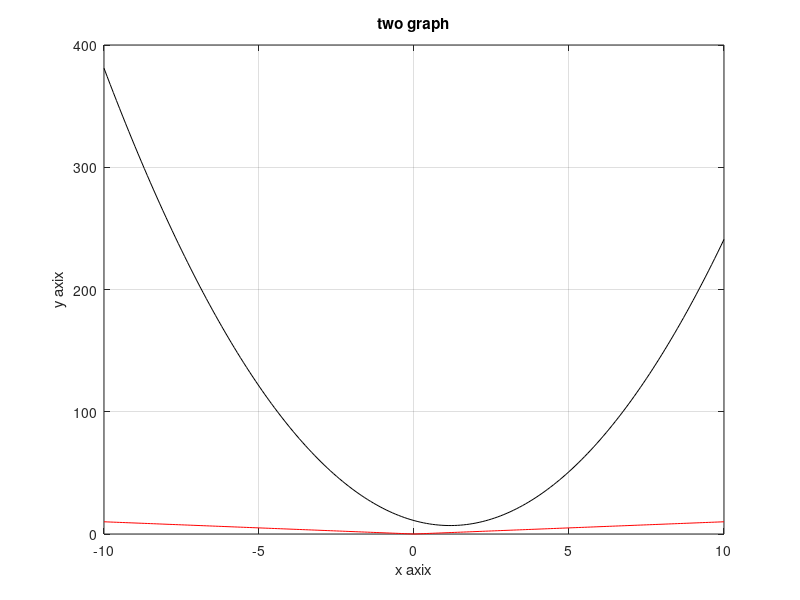

MATLAB code for this plot:
clc
clear
close
f=[3 -7 11];
x1=[-10:.1:10];
y1=abs(x1);
y2=polyval(f,x1);
plot(x1,y1,'r');
hold on
plot(x1,y2,'k');
grid on
xlabel('x axix');
ylabel('y axix');
title('two graph');